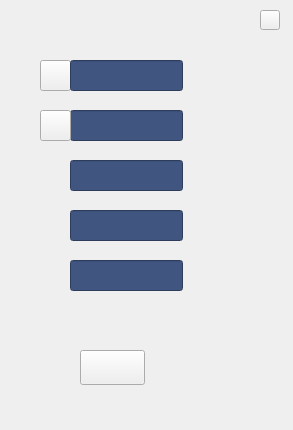
<?xml version="1.0" encoding="UTF-8"?>
<ui version="4.0">
 <class>widget3_11</class>
 <widget class="QWidget" name="widget3_11">
  <property name="geometry">
   <rect>
    <x>0</x>
    <y>0</y>
    <width>293</width>
    <height>430</height>
   </rect>
  </property>
  <property name="windowTitle">
   <string>Form</string>
  </property>
  <widget class="QFrame" name="frame">
   <property name="geometry">
    <rect>
     <x>0</x>
     <y>0</y>
     <width>293</width>
     <height>430</height>
    </rect>
   </property>
   <property name="frameShape">
    <enum>QFrame::NoFrame</enum>
   </property>
   <property name="frameShadow">
    <enum>QFrame::Plain</enum>
   </property>
   <property name="lineWidth">
    <number>0</number>
   </property>
   <widget class="MyLineEdit" name="edit_4">
    <property name="geometry">
     <rect>
      <x>70</x>
      <y>210</y>
      <width>113</width>
      <height>31</height>
     </rect>
    </property>
    <property name="sizePolicy">
     <sizepolicy hsizetype="Ignored" vsizetype="Ignored">
      <horstretch>0</horstretch>
      <verstretch>0</verstretch>
     </sizepolicy>
    </property>
    <property name="font">
     <font>
      <family>微软雅黑</family>
      <pointsize>12</pointsize>
     </font>
    </property>
    <property name="styleSheet">
     <string notr="true">color: rgb(255, 255, 255);
background-color: rgb(64, 86, 129);</string>
    </property>
    <property name="alignment">
     <set>Qt::AlignRight|Qt::AlignTrailing|Qt::AlignVCenter</set>
    </property>
   </widget>
   <widget class="MyLineEdit" name="edit_2">
    <property name="geometry">
     <rect>
      <x>70</x>
      <y>110</y>
      <width>113</width>
      <height>31</height>
     </rect>
    </property>
    <property name="sizePolicy">
     <sizepolicy hsizetype="Ignored" vsizetype="Ignored">
      <horstretch>0</horstretch>
      <verstretch>0</verstretch>
     </sizepolicy>
    </property>
    <property name="font">
     <font>
      <family>微软雅黑</family>
      <pointsize>12</pointsize>
     </font>
    </property>
    <property name="styleSheet">
     <string notr="true">color: rgb(255, 255, 255);
background-color: rgb(64, 86, 129);</string>
    </property>
    <property name="alignment">
     <set>Qt::AlignRight|Qt::AlignTrailing|Qt::AlignVCenter</set>
    </property>
   </widget>
   <widget class="QPushButton" name="bt_l_2">
    <property name="geometry">
     <rect>
      <x>40</x>
      <y>110</y>
      <width>31</width>
      <height>31</height>
     </rect>
    </property>
    <property name="sizePolicy">
     <sizepolicy hsizetype="Ignored" vsizetype="Ignored">
      <horstretch>0</horstretch>
      <verstretch>0</verstretch>
     </sizepolicy>
    </property>
    <property name="text">
     <string/>
    </property>
   </widget>
   <widget class="MyLineEdit" name="edit_3">
    <property name="geometry">
     <rect>
      <x>70</x>
      <y>160</y>
      <width>113</width>
      <height>31</height>
     </rect>
    </property>
    <property name="sizePolicy">
     <sizepolicy hsizetype="Ignored" vsizetype="Ignored">
      <horstretch>0</horstretch>
      <verstretch>0</verstretch>
     </sizepolicy>
    </property>
    <property name="font">
     <font>
      <family>微软雅黑</family>
      <pointsize>12</pointsize>
     </font>
    </property>
    <property name="styleSheet">
     <string notr="true">color: rgb(255, 255, 255);
background-color: rgb(64, 86, 129);</string>
    </property>
    <property name="alignment">
     <set>Qt::AlignRight|Qt::AlignTrailing|Qt::AlignVCenter</set>
    </property>
   </widget>
   <widget class="MyLineEdit" name="edit_5">
    <property name="geometry">
     <rect>
      <x>70</x>
      <y>260</y>
      <width>113</width>
      <height>31</height>
     </rect>
    </property>
    <property name="sizePolicy">
     <sizepolicy hsizetype="Ignored" vsizetype="Ignored">
      <horstretch>0</horstretch>
      <verstretch>0</verstretch>
     </sizepolicy>
    </property>
    <property name="font">
     <font>
      <family>微软雅黑</family>
      <pointsize>12</pointsize>
     </font>
    </property>
    <property name="styleSheet">
     <string notr="true">color: rgb(255, 255, 255);
background-color: rgb(64, 86, 129);</string>
    </property>
    <property name="alignment">
     <set>Qt::AlignRight|Qt::AlignTrailing|Qt::AlignVCenter</set>
    </property>
   </widget>
   <widget class="QPushButton" name="bt_l_1">
    <property name="geometry">
     <rect>
      <x>40</x>
      <y>60</y>
      <width>31</width>
      <height>31</height>
     </rect>
    </property>
    <property name="sizePolicy">
     <sizepolicy hsizetype="Ignored" vsizetype="Ignored">
      <horstretch>0</horstretch>
      <verstretch>0</verstretch>
     </sizepolicy>
    </property>
    <property name="text">
     <string/>
    </property>
   </widget>
   <widget class="MyLineEdit" name="edit_1">
    <property name="geometry">
     <rect>
      <x>70</x>
      <y>60</y>
      <width>113</width>
      <height>31</height>
     </rect>
    </property>
    <property name="sizePolicy">
     <sizepolicy hsizetype="Ignored" vsizetype="Ignored">
      <horstretch>0</horstretch>
      <verstretch>0</verstretch>
     </sizepolicy>
    </property>
    <property name="font">
     <font>
      <family>微软雅黑</family>
      <pointsize>12</pointsize>
     </font>
    </property>
    <property name="styleSheet">
     <string notr="true">color: rgb(255, 255, 255);
background-color: rgb(64, 86, 129);</string>
    </property>
    <property name="alignment">
     <set>Qt::AlignRight|Qt::AlignTrailing|Qt::AlignVCenter</set>
    </property>
   </widget>
   <widget class="QPushButton" name="bt_b_0">
    <property name="geometry">
     <rect>
      <x>80</x>
      <y>350</y>
      <width>65</width>
      <height>35</height>
     </rect>
    </property>
    <property name="sizePolicy">
     <sizepolicy hsizetype="Ignored" vsizetype="Ignored">
      <horstretch>0</horstretch>
      <verstretch>0</verstretch>
     </sizepolicy>
    </property>
    <property name="text">
     <string/>
    </property>
   </widget>
   <widget class="QPushButton" name="bt_close">
    <property name="geometry">
     <rect>
      <x>260</x>
      <y>10</y>
      <width>20</width>
      <height>20</height>
     </rect>
    </property>
    <property name="sizePolicy">
     <sizepolicy hsizetype="Ignored" vsizetype="Ignored">
      <horstretch>0</horstretch>
      <verstretch>0</verstretch>
     </sizepolicy>
    </property>
    <property name="text">
     <string/>
    </property>
   </widget>
  </widget>
 </widget>
 <customwidgets>
  <customwidget>
   <class>MyLineEdit</class>
   <extends>QLineEdit</extends>
   <header>mylineedit.h</header>
  </customwidget>
 </customwidgets>
 <resources/>
 <connections/>
</ui>
